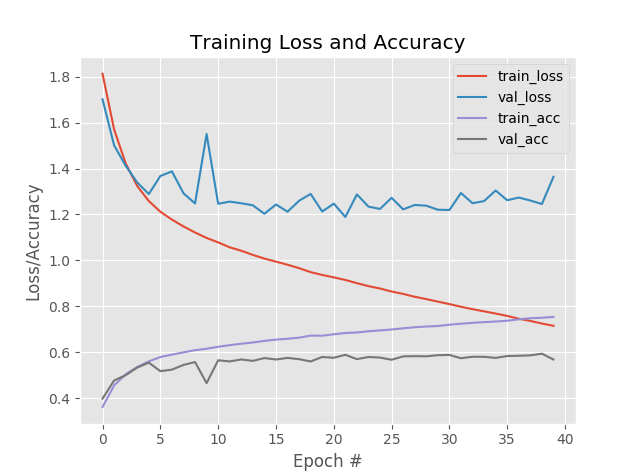

Write Python code to recreate this figure.
from sklearn.preprocessing import LabelBinarizer
from sklearn.metrics import classification_report
from utilities.nn.cnn import ShallowNet
from keras.optimizers import SGD
from keras.datasets import cifar10
import matplotlib.pyplot as plt
import numpy as np

# Load the training and testing data, then scale it into the range [0, 1]
print('[INFO]: Loading CIFAR-10 data....')
((train_x, train_y), (test_x, test_y)) = cifar10.load_data()
train_x = train_x.astype("float") / 255.0
test_x = test_x.astype("float") / 255.0

# Convert the labels from integers to vectors
lb = LabelBinarizer()
train_y = lb.fit_transform(train_y)
test_y = lb.transform(test_y)

# Initialize the label names for the CIFAR-10 dataset
labelNames = ["airplane", "automobile", "bird", "cat", "deer", "dog", "frog", "horse", "ship", "truck"]

# Initialize the optimizer and model
print("[INFO]: Compiling model....")
optimizer = SGD(lr=0.01)
model = ShallowNet.build(width=32, height=32, depth=3, classes=10)
model.compile(loss="categorical_crossentropy", optimizer=optimizer, metrics=["accuracy"])

# Train the network
print("[INFO]: Training....")
H = model.fit(train_x, train_y, validation_data=(test_x, test_y), batch_size=32, epochs=40, verbose=1)

# Evaluate the network
print("[INFO]: Evaluating....")
predictions = model.predict(test_x, batch_size=32)
print(classification_report(test_y.argmax(axis=1), predictions.argmax(axis=1), target_names=labelNames))

# Plot the training loss and accuracy
plt.style.use("ggplot")
plt.figure()
plt.plot(np.arange(0, 40), H.history["loss"], label="train_loss")
plt.plot(np.arange(0, 40), H.history["val_loss"], label="val_loss")
plt.plot(np.arange(0, 40), H.history["acc"], label="train_acc")
plt.plot(np.arange(0, 40), H.history["val_acc"], label="val_acc")
plt.title("Training Loss and Accuracy")
plt.xlabel("Epoch #")
plt.ylabel("Loss/Accuracy")
plt.legend()
plt.show()
